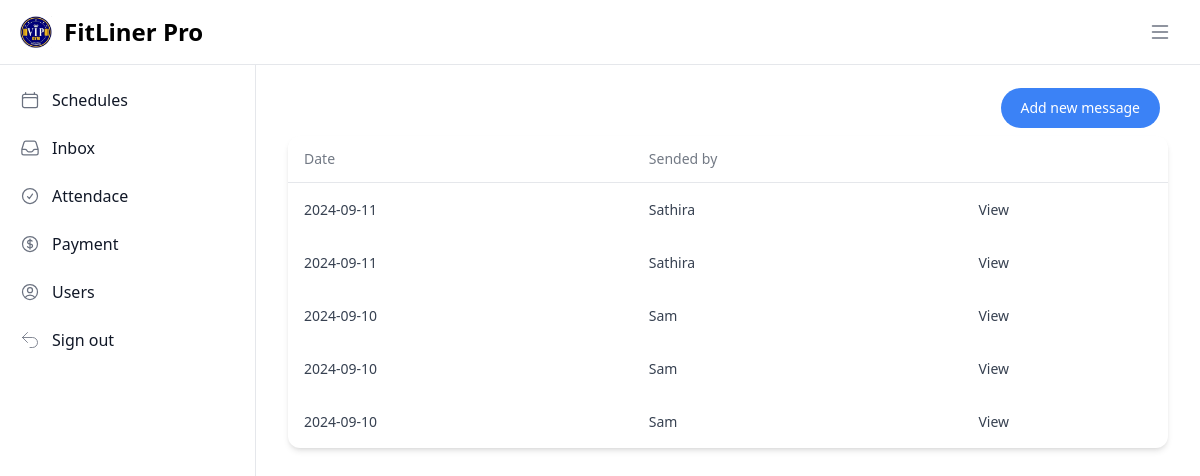
The page /public/admin_dashboard.php?active=inbox (signed in) on the database its author committed.
### tables this page shows
CREATE TABLE `message` (
  `id` int NOT NULL,
  `date` date NOT NULL,
  `message` text NOT NULL,
  `sender` varchar(255) NOT NULL
);

### views/admins/inbox.php (the view, shortened to what this page needs)
<?php
include '../config.php';
?>
<div class="flex flex-col items-end" >
    <a href="?active=add_message"><button type="button" class="text-white bg-blue-500 hover:bg-blue-80 font-medium rounded-full text-sm px-5 py-2.5 text-center me-2 mb-2 dark:bg-blue-600 dark:hover:bg-blue-700">Add new message</button></a>
</div>
<div class="relative flex flex-col w-full h-full overflow-scroll text-gray-700 bg-white shadow-md bg-clip-border rounded-xl">
  <table class="w-full text-left table-auto min-w-max">
    <thead>
      <tr>
        <th class="p-4 border-b border-blue-gray-100 bg-blue-gray-50">
          <p class="block font-sans text-sm antialiased font-normal leading-none text-blue-gray-900 opacity-70">
            Date
          </p>
        </th>
        <th class="p-4 border-b border-blue-gray-100 bg-blue-gray-50">
          <p class="block font-sans text-sm antialiased font-normal leading-none text-blue-gray-900 opacity-70">
            Sended by
          </p>
        </th>
        <th class="p-4 border-b border-blue-gray-100 bg-blue-gray-50">
        </th>
      </tr>
    </thead>
    <tbody>
      <?php
        $sql = "SELECT id, date, message, sender FROM message";
        $result = $conn->query($sql);
        if ($result->num_rows > 0) {
            while($row = $result->fetch_assoc()) {
                echo '<tr class="even:bg-blue-gray-50/50">';
                echo '<td class="p-4">';
                echo '<p class="block font-sans text-sm antialiased font-normal leading-normal text-blue-gray-900">' . $row['date'] . '</p>';
                echo '</td>';
                echo '<td class="p-4">';
                echo '<p class="block font-sans text-sm antialiased font-normal leading-normal text-blue-gray-900">' . $row['sender'] . '</p>';
                echo '</td>';
                echo '<td class="p-4">';
                echo '<a href="view_message.php?id=' . $row['id'] . '" class="block font-sans text-sm antialiased font-medium leading-normal text-blue-gray-900">View</a>';
                echo '</td>';
                echo '</tr>';
            }
        } else {
            echo '<tr><td colspan="5" class="p-4 text-center">No records found</td></tr>';
        }
      ?>
    </tbody>
  </table>
</div>

### rows shown on the page
message: date "2024-09-11", sender "Sathira"
message: date "2024-09-11", sender "Sathira"
message: date "2024-09-10", sender "Sam"
message: date "2024-09-10", sender "Sam"
message: date "2024-09-10", sender "Sam"
